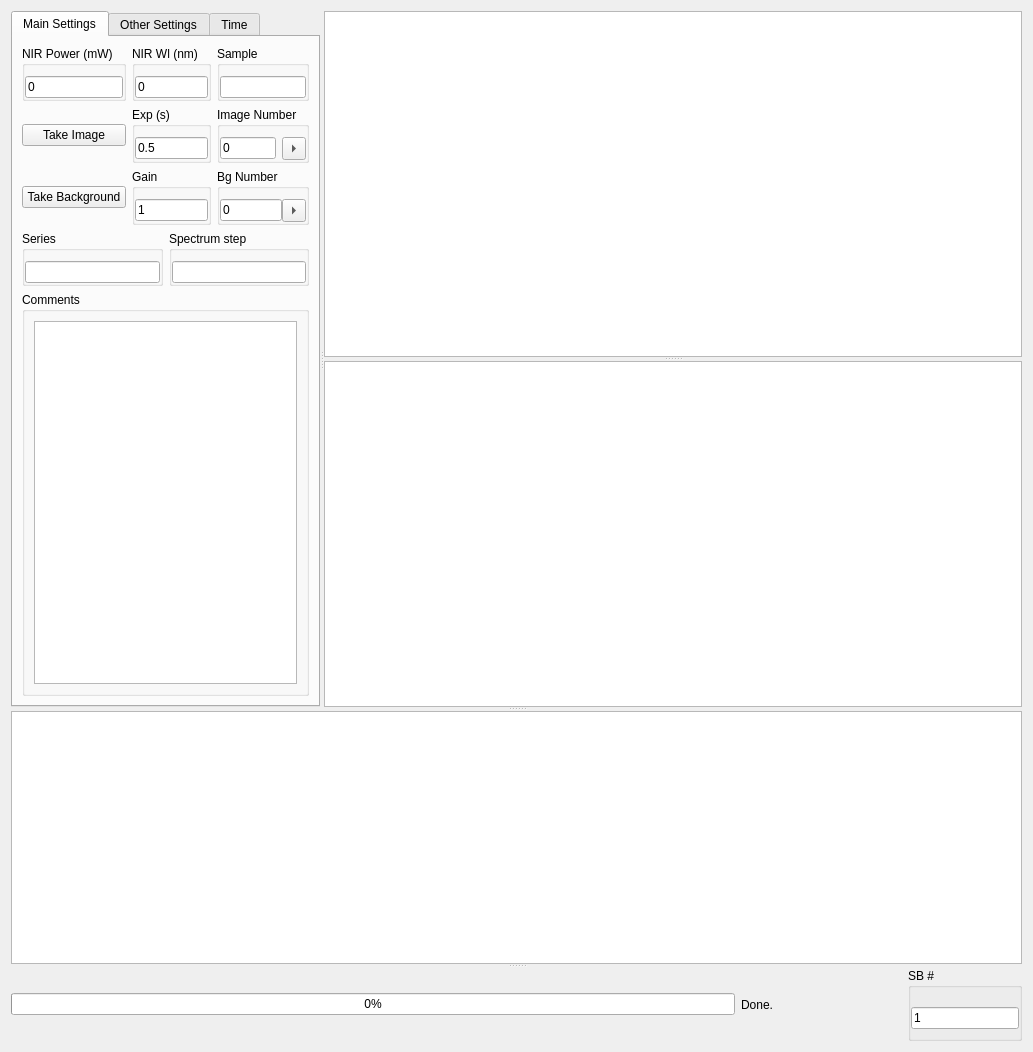
<?xml version="1.0" encoding="UTF-8"?>
<ui version="4.0">
 <class>HSGTD</class>
 <widget class="QWidget" name="HSGTD">
  <property name="geometry">
   <rect>
    <x>0</x>
    <y>0</y>
    <width>1033</width>
    <height>1052</height>
   </rect>
  </property>
  <property name="windowTitle">
   <string>Form</string>
  </property>
  <layout class="QHBoxLayout" name="horizontalLayout">
   <item>
    <widget class="QSplitter" name="splitterAll">
     <property name="orientation">
      <enum>Qt::Vertical</enum>
     </property>
     <widget class="QSplitter" name="splitterTop">
      <property name="orientation">
       <enum>Qt::Horizontal</enum>
      </property>
      <widget class="QTabWidget" name="tabWidget_3">
       <property name="sizePolicy">
        <sizepolicy hsizetype="Expanding" vsizetype="Expanding">
         <horstretch>1</horstretch>
         <verstretch>0</verstretch>
        </sizepolicy>
       </property>
       <property name="currentIndex">
        <number>0</number>
       </property>
       <widget class="QWidget" name="tab_3">
        <attribute name="title">
         <string>Main Settings</string>
        </attribute>
        <layout class="QVBoxLayout" name="verticalLayout">
         <item>
          <layout class="QVBoxLayout" name="verticalLayout_9" stretch="0,0,1">
           <item>
            <layout class="QGridLayout" name="gridLayout" columnstretch="1,0,0">
             <item row="0" column="2">
              <widget class="QGroupBox" name="groupBox_42">
               <property name="title">
                <string>Sample</string>
               </property>
               <property name="flat">
                <bool>true</bool>
               </property>
               <property name="checkable">
                <bool>false</bool>
               </property>
               <layout class="QGridLayout" name="gridLayout_12">
                <property name="leftMargin">
                 <number>0</number>
                </property>
                <property name="topMargin">
                 <number>10</number>
                </property>
                <property name="rightMargin">
                 <number>0</number>
                </property>
                <property name="bottomMargin">
                 <number>0</number>
                </property>
                <property name="spacing">
                 <number>0</number>
                </property>
                <item row="0" column="0">
                 <widget class="QLineEdit" name="tSampleName">
                  <property name="toolTip">
                   <string/>
                  </property>
                  <property name="statusTip">
                   <string/>
                  </property>
                  <property name="whatsThis">
                   <string/>
                  </property>
                  <property name="accessibleName">
                   <string/>
                  </property>
                  <property name="accessibleDescription">
                   <string/>
                  </property>
                  <property name="inputMethodHints">
                   <set>Qt::ImhNone</set>
                  </property>
                  <property name="text">
                   <string/>
                  </property>
                 </widget>
                </item>
               </layout>
              </widget>
             </item>
             <item row="0" column="0">
              <widget class="QGroupBox" name="groupBox_4">
               <property name="title">
                <string>NIR Power (mW)</string>
               </property>
               <property name="flat">
                <bool>true</bool>
               </property>
               <property name="checkable">
                <bool>false</bool>
               </property>
               <layout class="QGridLayout" name="gridLayout_3">
                <property name="leftMargin">
                 <number>0</number>
                </property>
                <property name="topMargin">
                 <number>10</number>
                </property>
                <property name="rightMargin">
                 <number>0</number>
                </property>
                <property name="bottomMargin">
                 <number>0</number>
                </property>
                <property name="spacing">
                 <number>0</number>
                </property>
                <item row="0" column="0">
                 <widget class="QFNumberEdit" name="tCCDNIRP">
                  <property name="text">
                   <string>0</string>
                  </property>
                 </widget>
                </item>
               </layout>
              </widget>
             </item>
             <item row="4" column="0">
              <widget class="QPushButton" name="bCCDBack">
               <property name="text">
                <string>Take Background</string>
               </property>
              </widget>
             </item>
             <item row="4" column="1">
              <widget class="QGroupBox" name="groupBox_35">
               <property name="title">
                <string>Gain</string>
               </property>
               <property name="flat">
                <bool>true</bool>
               </property>
               <layout class="QHBoxLayout" name="horizontalLayout_33">
                <property name="leftMargin">
                 <number>0</number>
                </property>
                <property name="topMargin">
                 <number>10</number>
                </property>
                <property name="rightMargin">
                 <number>0</number>
                </property>
                <property name="bottomMargin">
                 <number>0</number>
                </property>
                <item>
                 <widget class="QINumberEdit" name="tEMCCDGain">
                  <property name="text">
                   <string>1</string>
                  </property>
                 </widget>
                </item>
               </layout>
              </widget>
             </item>
             <item row="4" column="2">
              <widget class="QGroupBox" name="groupBox_38">
               <property name="title">
                <string>Bg Number</string>
               </property>
               <property name="flat">
                <bool>true</bool>
               </property>
               <property name="checkable">
                <bool>false</bool>
               </property>
               <layout class="QGridLayout" name="gridLayout_8">
                <property name="leftMargin">
                 <number>0</number>
                </property>
                <property name="topMargin">
                 <number>10</number>
                </property>
                <property name="rightMargin">
                 <number>0</number>
                </property>
                <property name="bottomMargin">
                 <number>0</number>
                </property>
                <property name="spacing">
                 <number>0</number>
                </property>
                <item row="0" column="0">
                 <widget class="QINumberEdit" name="tCCDBGNum">
                  <property name="text">
                   <string>0</string>
                  </property>
                 </widget>
                </item>
                <item row="0" column="1">
                 <widget class="QToolButton" name="bProcessBackgroundSequence">
                  <property name="text">
                   <string>...</string>
                  </property>
                  <property name="arrowType">
                   <enum>Qt::RightArrow</enum>
                  </property>
                 </widget>
                </item>
               </layout>
              </widget>
             </item>
             <item row="3" column="0">
              <widget class="QPushButton" name="bCCDImage">
               <property name="text">
                <string>Take Image</string>
               </property>
              </widget>
             </item>
             <item row="3" column="1">
              <widget class="QGroupBox" name="groupBox_34">
               <property name="title">
                <string>Exp (s)</string>
               </property>
               <property name="flat">
                <bool>true</bool>
               </property>
               <layout class="QHBoxLayout" name="horizontalLayout_32">
                <property name="leftMargin">
                 <number>0</number>
                </property>
                <property name="topMargin">
                 <number>10</number>
                </property>
                <property name="rightMargin">
                 <number>0</number>
                </property>
                <property name="bottomMargin">
                 <number>0</number>
                </property>
                <item>
                 <widget class="QFNumberEdit" name="tEMCCDExp">
                  <property name="text">
                   <string>0.5</string>
                  </property>
                 </widget>
                </item>
               </layout>
              </widget>
             </item>
             <item row="0" column="1">
              <widget class="QGroupBox" name="groupBox_36">
               <property name="title">
                <string>NIR Wl (nm)</string>
               </property>
               <property name="flat">
                <bool>true</bool>
               </property>
               <property name="checkable">
                <bool>false</bool>
               </property>
               <layout class="QGridLayout" name="gridLayout_6">
                <property name="leftMargin">
                 <number>0</number>
                </property>
                <property name="topMargin">
                 <number>10</number>
                </property>
                <property name="rightMargin">
                 <number>0</number>
                </property>
                <property name="bottomMargin">
                 <number>0</number>
                </property>
                <property name="spacing">
                 <number>0</number>
                </property>
                <item row="0" column="0">
                 <widget class="QFNumberEdit" name="tCCDNIRwavelength">
                  <property name="text">
                   <string>0</string>
                  </property>
                 </widget>
                </item>
               </layout>
              </widget>
             </item>
             <item row="3" column="2">
              <widget class="QGroupBox" name="groupBox_37">
               <property name="title">
                <string>Image Number</string>
               </property>
               <property name="flat">
                <bool>true</bool>
               </property>
               <property name="checkable">
                <bool>false</bool>
               </property>
               <layout class="QHBoxLayout" name="horizontalLayout_7" stretch="0,0">
                <property name="leftMargin">
                 <number>0</number>
                </property>
                <property name="topMargin">
                 <number>10</number>
                </property>
                <property name="rightMargin">
                 <number>0</number>
                </property>
                <property name="bottomMargin">
                 <number>0</number>
                </property>
                <item>
                 <widget class="QINumberEdit" name="tCCDImageNum">
                  <property name="sizePolicy">
                   <sizepolicy hsizetype="Expanding" vsizetype="Fixed">
                    <horstretch>10</horstretch>
                    <verstretch>0</verstretch>
                   </sizepolicy>
                  </property>
                  <property name="text">
                   <string>0</string>
                  </property>
                 </widget>
                </item>
                <item>
                 <widget class="QToolButton" name="bProcessImageSequence">
                  <property name="text">
                   <string>p</string>
                  </property>
                  <property name="arrowType">
                   <enum>Qt::RightArrow</enum>
                  </property>
                 </widget>
                </item>
               </layout>
              </widget>
             </item>
            </layout>
           </item>
           <item>
            <layout class="QHBoxLayout" name="horizontalLayout_3">
             <item>
              <widget class="QGroupBox" name="groupBox_Series">
               <property name="title">
                <string>Series</string>
               </property>
               <property name="flat">
                <bool>true</bool>
               </property>
               <layout class="QHBoxLayout" name="horizontalLayout_5">
                <property name="spacing">
                 <number>0</number>
                </property>
                <property name="leftMargin">
                 <number>0</number>
                </property>
                <property name="topMargin">
                 <number>10</number>
                </property>
                <property name="rightMargin">
                 <number>0</number>
                </property>
                <property name="bottomMargin">
                 <number>0</number>
                </property>
                <item>
                 <widget class="QLineEdit" name="tCCDSeries">
                  <property name="toolTip">
                   <string>NIRP, NIRW, FELF, FELP, SLITS, SPECL</string>
                  </property>
                 </widget>
                </item>
               </layout>
              </widget>
             </item>
             <item>
              <widget class="QGroupBox" name="groupBox">
               <property name="title">
                <string>Spectrum step</string>
               </property>
               <property name="flat">
                <bool>true</bool>
               </property>
               <layout class="QHBoxLayout" name="horizontalLayout_6">
                <property name="leftMargin">
                 <number>0</number>
                </property>
                <property name="topMargin">
                 <number>10</number>
                </property>
                <property name="rightMargin">
                 <number>0</number>
                </property>
                <property name="bottomMargin">
                 <number>0</number>
                </property>
                <item>
                 <widget class="QLineEdit" name="tSpectrumStep"/>
                </item>
               </layout>
              </widget>
             </item>
            </layout>
           </item>
           <item>
            <widget class="QGroupBox" name="groupBox_46">
             <property name="title">
              <string>Comments</string>
             </property>
             <property name="flat">
              <bool>true</bool>
             </property>
             <layout class="QHBoxLayout" name="horizontalLayout_37">
              <item>
               <widget class="QTextEdit" name="tCCDComments"/>
              </item>
             </layout>
            </widget>
           </item>
          </layout>
         </item>
        </layout>
       </widget>
       <widget class="QWidget" name="tab_4">
        <attribute name="title">
         <string>Other Settings</string>
        </attribute>
        <layout class="QHBoxLayout" name="horizontalLayout_52">
         <item>
          <layout class="QGridLayout" name="gridLayout_17">
           <item row="0" column="0">
            <widget class="QGroupBox" name="groupBox_5">
             <property name="title">
              <string>NIR α</string>
             </property>
             <property name="flat">
              <bool>true</bool>
             </property>
             <layout class="QHBoxLayout" name="horizontalLayout_4">
              <property name="leftMargin">
               <number>0</number>
              </property>
              <property name="topMargin">
               <number>10</number>
              </property>
              <property name="rightMargin">
               <number>0</number>
              </property>
              <property name="bottomMargin">
               <number>0</number>
              </property>
              <item>
               <widget class="QLineEdit" name="tCCDNIRAlpha"/>
              </item>
             </layout>
            </widget>
           </item>
           <item row="1" column="0">
            <widget class="QGroupBox" name="groupBox_2">
             <property name="title">
              <string>Sample Temp</string>
             </property>
             <property name="flat">
              <bool>true</bool>
             </property>
             <layout class="QHBoxLayout" name="horizontalLayout_44">
              <property name="leftMargin">
               <number>0</number>
              </property>
              <property name="topMargin">
               <number>10</number>
              </property>
              <property name="rightMargin">
               <number>0</number>
              </property>
              <property name="bottomMargin">
               <number>0</number>
              </property>
              <item>
               <widget class="QLineEdit" name="tCCDSampleTemp"/>
              </item>
             </layout>
            </widget>
           </item>
           <item row="1" column="3">
            <widget class="QGroupBox" name="groupBox_44">
             <property name="title">
              <string>Ymax</string>
             </property>
             <property name="flat">
              <bool>true</bool>
             </property>
             <property name="checkable">
              <bool>false</bool>
             </property>
             <layout class="QGridLayout" name="gridLayout_14">
              <property name="leftMargin">
               <number>0</number>
              </property>
              <property name="topMargin">
               <number>10</number>
              </property>
              <property name="rightMargin">
               <number>0</number>
              </property>
              <property name="bottomMargin">
               <number>0</number>
              </property>
              <property name="spacing">
               <number>0</number>
              </property>
              <item row="0" column="0">
               <widget class="QLineEdit" name="tCCDYMax">
                <property name="text">
                 <string>255</string>
                </property>
               </widget>
              </item>
             </layout>
            </widget>
           </item>
           <item row="1" column="2">
            <widget class="QGroupBox" name="groupBox_43">
             <property name="title">
              <string>Ymin</string>
             </property>
             <property name="flat">
              <bool>true</bool>
             </property>
             <property name="checkable">
              <bool>false</bool>
             </property>
             <layout class="QGridLayout" name="gridLayout_13">
              <property name="leftMargin">
               <number>0</number>
              </property>
              <property name="topMargin">
               <number>10</number>
              </property>
              <property name="rightMargin">
               <number>0</number>
              </property>
              <property name="bottomMargin">
               <number>0</number>
              </property>
              <property name="spacing">
               <number>0</number>
              </property>
              <item row="0" column="0">
               <widget class="QLineEdit" name="tCCDYMin">
                <property name="text">
                 <string>0</string>
                </property>
               </widget>
              </item>
             </layout>
            </widget>
           </item>
           <item row="3" column="3">
            <spacer name="verticalSpacer">
             <property name="orientation">
              <enum>Qt::Vertical</enum>
             </property>
             <property name="sizeHint" stdset="0">
              <size>
               <width>20</width>
               <height>40</height>
              </size>
             </property>
            </spacer>
           </item>
           <item row="0" column="3">
            <widget class="QGroupBox" name="groupBox_45">
             <property name="title">
              <string>Slits</string>
             </property>
             <property name="flat">
              <bool>true</bool>
             </property>
             <property name="checkable">
              <bool>false</bool>
             </property>
             <layout class="QGridLayout" name="gridLayout_15">
              <property name="leftMargin">
               <number>0</number>
              </property>
              <property name="topMargin">
               <number>10</number>
              </property>
              <property name="rightMargin">
               <number>0</number>
              </property>
              <property name="bottomMargin">
               <number>0</number>
              </property>
              <property name="spacing">
               <number>0</number>
              </property>
              <item row="0" column="0">
               <widget class="QLineEdit" name="tCCDSlits">
                <property name="text">
                 <string>0</string>
                </property>
               </widget>
              </item>
             </layout>
            </widget>
           </item>
           <item row="0" column="2">
            <widget class="QGroupBox" name="groupBox_3">
             <property name="title">
              <string>NIR γ</string>
             </property>
             <property name="flat">
              <bool>true</bool>
             </property>
             <layout class="QHBoxLayout" name="horizontalLayout_2">
              <property name="leftMargin">
               <number>0</number>
              </property>
              <property name="topMargin">
               <number>10</number>
              </property>
              <property name="rightMargin">
               <number>0</number>
              </property>
              <property name="bottomMargin">
               <number>0</number>
              </property>
              <item>
               <widget class="QLineEdit" name="tCCDNIRGamma"/>
              </item>
             </layout>
            </widget>
           </item>
          </layout>
         </item>
        </layout>
       </widget>
       <widget class="QWidget" name="tab">
        <attribute name="title">
         <string>Time</string>
        </attribute>
        <layout class="QVBoxLayout" name="verticalLayout_2">
         <item>
          <widget class="ImageViewWithPlotItemContainer" name="gTimeDomain"/>
         </item>
         <item>
          <layout class="QHBoxLayout" name="horizontalLayout_11">
           <item>
            <widget class="QGroupBox" name="groupBox_6">
             <property name="title">
              <string>Start</string>
             </property>
             <property name="flat">
              <bool>true</bool>
             </property>
             <layout class="QHBoxLayout" name="horizontalLayout_8">
              <property name="leftMargin">
               <number>0</number>
              </property>
              <property name="topMargin">
               <number>0</number>
              </property>
              <property name="rightMargin">
               <number>0</number>
              </property>
              <property name="bottomMargin">
               <number>0</number>
              </property>
              <item>
               <widget class="QLineEdit" name="tTDStart"/>
              </item>
             </layout>
            </widget>
           </item>
           <item>
            <widget class="QGroupBox" name="groupBox_7">
             <property name="title">
              <string>Step</string>
             </property>
             <property name="flat">
              <bool>true</bool>
             </property>
             <layout class="QHBoxLayout" name="horizontalLayout_9">
              <property name="leftMargin">
               <number>0</number>
              </property>
              <property name="topMargin">
               <number>0</number>
              </property>
              <property name="rightMargin">
               <number>0</number>
              </property>
              <property name="bottomMargin">
               <number>0</number>
              </property>
              <item>
               <widget class="QLineEdit" name="tTDStep"/>
              </item>
             </layout>
            </widget>
           </item>
           <item>
            <widget class="QGroupBox" name="groupBox_8">
             <property name="title">
              <string>End</string>
             </property>
             <property name="flat">
              <bool>true</bool>
             </property>
             <layout class="QHBoxLayout" name="horizontalLayout_10">
              <property name="leftMargin">
               <number>0</number>
              </property>
              <property name="topMargin">
               <number>0</number>
              </property>
              <property name="rightMargin">
               <number>0</number>
              </property>
              <property name="bottomMargin">
               <number>0</number>
              </property>
              <item>
               <widget class="QLineEdit" name="tTDEnd"/>
              </item>
             </layout>
            </widget>
           </item>
          </layout>
         </item>
        </layout>
       </widget>
      </widget>
      <widget class="QSplitter" name="splitterImages">
       <property name="sizePolicy">
        <sizepolicy hsizetype="Preferred" vsizetype="Expanding">
         <horstretch>10</horstretch>
         <verstretch>0</verstretch>
        </sizepolicy>
       </property>
       <property name="orientation">
        <enum>Qt::Vertical</enum>
       </property>
       <widget class="ImageViewWithPlotItemContainer" name="gCCDImage">
        <property name="sizePolicy">
         <sizepolicy hsizetype="Expanding" vsizetype="Preferred">
          <horstretch>1</horstretch>
          <verstretch>1</verstretch>
         </sizepolicy>
        </property>
       </widget>
       <widget class="ImageViewWithPlotItemContainer" name="gCCDBack">
        <property name="sizePolicy">
         <sizepolicy hsizetype="Expanding" vsizetype="Preferred">
          <horstretch>1</horstretch>
          <verstretch>1</verstretch>
         </sizepolicy>
        </property>
       </widget>
      </widget>
     </widget>
     <widget class="PlotWidget" name="gCCDBin"/>
     <widget class="QWidget" name="layoutWidget">
      <layout class="QHBoxLayout" name="horizontalLayout_34" stretch="9,1,1,0">
       <property name="bottomMargin">
        <number>0</number>
       </property>
       <item>
        <widget class="QProgressBar" name="pCCD">
         <property name="value">
          <number>0</number>
         </property>
        </widget>
       </item>
       <item>
        <widget class="QLabel" name="lCCDProg">
         <property name="text">
          <string>Done.</string>
         </property>
        </widget>
       </item>
       <item>
        <spacer name="horizontalSpacer_3">
         <property name="orientation">
          <enum>Qt::Horizontal</enum>
         </property>
         <property name="sizeHint" stdset="0">
          <size>
           <width>40</width>
           <height>20</height>
          </size>
         </property>
        </spacer>
       </item>
       <item>
        <widget class="QGroupBox" name="groupBox_56">
         <property name="title">
          <string>SB #</string>
         </property>
         <property name="flat">
          <bool>true</bool>
         </property>
         <layout class="QHBoxLayout" name="horizontalLayout_54">
          <property name="leftMargin">
           <number>0</number>
          </property>
          <property name="topMargin">
           <number>10</number>
          </property>
          <property name="rightMargin">
           <number>0</number>
          </property>
          <property name="bottomMargin">
           <number>0</number>
          </property>
          <item>
           <widget class="QFNumberEdit" name="tCCDSidebandNumber">
            <property name="text">
             <string>1</string>
            </property>
           </widget>
          </item>
         </layout>
        </widget>
       </item>
      </layout>
     </widget>
    </widget>
   </item>
  </layout>
 </widget>
 <customwidgets>
  <customwidget>
   <class>QFNumberEdit</class>
   <extends>QLineEdit</extends>
   <header>InstsAndQt.customQt</header>
  </customwidget>
  <customwidget>
   <class>PlotWidget</class>
   <extends>QGraphicsView</extends>
   <header>pyqtgraph</header>
  </customwidget>
  <customwidget>
   <class>QINumberEdit</class>
   <extends>QLineEdit</extends>
   <header>InstsAndQt.customQt</header>
  </customwidget>
  <customwidget>
   <class>ImageViewWithPlotItemContainer</class>
   <extends>QGraphicsView</extends>
   <header>ImageViewWithPlotItemContainer</header>
  </customwidget>
 </customwidgets>
 <tabstops>
  <tabstop>tCCDNIRP</tabstop>
  <tabstop>tCCDNIRwavelength</tabstop>
  <tabstop>tSampleName</tabstop>
  <tabstop>bCCDImage</tabstop>
  <tabstop>tEMCCDExp</tabstop>
  <tabstop>tCCDImageNum</tabstop>
  <tabstop>bCCDBack</tabstop>
  <tabstop>tEMCCDGain</tabstop>
  <tabstop>tCCDBGNum</tabstop>
  <tabstop>tCCDSeries</tabstop>
  <tabstop>tSpectrumStep</tabstop>
  <tabstop>tCCDComments</tabstop>
  <tabstop>tCCDNIRAlpha</tabstop>
  <tabstop>tCCDNIRGamma</tabstop>
  <tabstop>tCCDSlits</tabstop>
  <tabstop>tCCDSampleTemp</tabstop>
  <tabstop>tCCDYMin</tabstop>
  <tabstop>tCCDYMax</tabstop>
  <tabstop>gCCDImage</tabstop>
  <tabstop>gCCDBin</tabstop>
  <tabstop>bProcessBackgroundSequence</tabstop>
  <tabstop>bProcessImageSequence</tabstop>
  <tabstop>tCCDSidebandNumber</tabstop>
  <tabstop>gCCDBack</tabstop>
  <tabstop>tabWidget_3</tabstop>
 </tabstops>
 <resources/>
 <connections/>
</ui>
